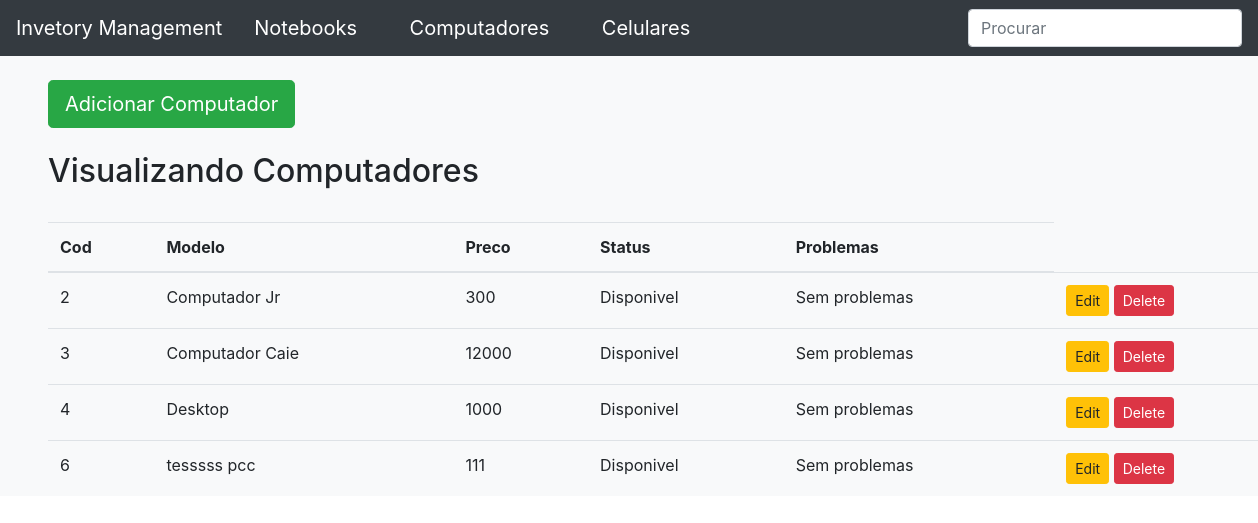
The page /display_computador on the database its author committed.
### inventory/models.py (models this page shows, shortened)
class Dispositivo(models.Model):
    tipo = models.CharField(max_length=100, blank=False)
    preco = models.IntegerField()
    escolhas = (
        ('Disponivel', 'Item pronto para venda'),
        ('Vendido', 'Item Vendido'),
        ('Abastecimento', 'Item para repor nos proximos dias')
    )
    status = models.CharField(max_length=100, choices=escolhas, default="Vendido")
    issues = models.CharField(max_length=100, default="Sem problemas")
    class Meta:
        abstract = True

class Computador(Dispositivo):
   pass

### inventory/views.py (the view)
# urls.py: url(r'^display_computador$', display_computador, name ='display_computador'),
def display_computador(request):
    items = Computador.objects.all()
    context = {
        'items' : items,
        'header': "Computadores"
    }
    return render(request, 'Computador.html', context)

### inventory/templates/Computador.html (shortened to what this page needs)
{% extends 'base.html' %}
{% block body %}
  <br>
<div class="button-group">
    <a href="{% url 'add_computador' %}" class="btn btn-success btn-lg ml-5 pt-2" role="button"> Adicionar Computador </a>
</div>
     <br>
    <p class="h2 ml-5" >Visualizando {{ header }} </p>
    <br>
<table class="table table-hover ml-5">
    <thead>
        <tr>
            <th>Cod</th>
            <th>Modelo</th>
            <th>Preco</th>
            <th>Status</th>
            <th>Problemas</th>
        </tr>
</thead>
    <tbody>
    {% for item in items %}
<tr>
    <td> {{ item.pk }}</td>
    <td> {{ item.tipo }}</td>
    <td>{{ item.preco }}</td>
    <td>{{ item.status }}</td>
    <td>{{ item.issues }}</td>
{% if header|lower == "computadores" %}
    <td>
        <a href="{% url 'edit_computador' item.pk %}" class="btn btn-warning btn-sm" role="button">Edit </a>
        <a href="{% url 'delete_computador' item.pk %}" class="btn btn-danger btn-sm" role="button">Delete </a>
    </td>
{% endif %}
</tr>
    {% endfor %}
    </tbody>
</table>
{% endblock %}

### inventory/static/css/style.css (style rules this page uses)
body { background-color: #082767; }

### rows shown on the page
Computador: pk "2", tipo "Computador Jr", preco "300", status "Disponivel", issues "Sem problemas"
Computador: pk "3", tipo "Computador Caie", preco "12000", status "Disponivel", issues "Sem problemas"
Computador: pk "4", tipo "Desktop", preco "1000", status "Disponivel", issues "Sem problemas"
Computador: pk "6", tipo "tesssss pcc", preco "111", status "Disponivel", issues "Sem problemas"

### other values the page prints
{{ header }} "Computadores"
